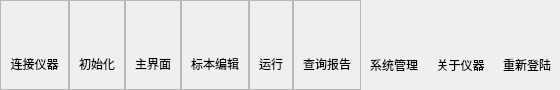
     <widget class="QWidget" name="widget" native="true">
      <property name="maximumSize">
       <size>
        <width>16777215</width>
        <height>90</height>
       </size>
      </property>
      <layout class="QHBoxLayout" name="horizontalLayout">
       <property name="spacing">
        <number>0</number>
       </property>
       <property name="leftMargin">
        <number>0</number>
       </property>
       <property name="topMargin">
        <number>0</number>
       </property>
       <property name="rightMargin">
        <number>0</number>
       </property>
       <property name="bottomMargin">
        <number>0</number>
       </property>
       <item>
        <widget class="MyFrame" name="frame">
         <property name="frameShape">
          <enum>QFrame::StyledPanel</enum>
         </property>
         <property name="frameShadow">
          <enum>QFrame::Raised</enum>
         </property>
         <layout class="QVBoxLayout" name="verticalLayout_2">
          <item>
           <widget class="QLabel" name="label_10">
            <property name="text">
             <string/>
            </property>
            <property name="pixmap">
             <pixmap resource="resource.qrc">:/img/resource/img/connection.png</pixmap>
            </property>
            <property name="alignment">
             <set>Qt::AlignCenter</set>
            </property>
           </widget>
          </item>
          <item>
           <widget class="QLabel" name="label">
            <property name="text">
             <string>连接仪器</string>
            </property>
            <property name="alignment">
             <set>Qt::AlignCenter</set>
            </property>
           </widget>
          </item>
         </layout>
        </widget>
       </item>
       <item>
        <widget class="MyFrame" name="frame_2">
         <property name="frameShape">
          <enum>QFrame::StyledPanel</enum>
         </property>
         <property name="frameShadow">
          <enum>QFrame::Raised</enum>
         </property>
         <layout class="QVBoxLayout" name="verticalLayout_3">
          <item>
           <widget class="QLabel" name="label_11">
            <property name="text">
             <string/>
            </property>
            <property name="pixmap">
             <pixmap resource="resource.qrc">:/img/resource/img/initialize.png</pixmap>
            </property>
            <property name="alignment">
             <set>Qt::AlignCenter</set>
            </property>
           </widget>
          </item>
          <item>
           <widget class="QLabel" name="label_2">
            <property name="text">
             <string>初始化</string>
            </property>
            <property name="alignment">
             <set>Qt::AlignCenter</set>
            </property>
           </widget>
          </item>
         </layout>
        </widget>
       </item>
       <item>
        <widget class="MyFrame" name="frame_3">
         <property name="frameShape">
          <enum>QFrame::StyledPanel</enum>
         </property>
         <property name="frameShadow">
          <enum>QFrame::Raised</enum>
         </property>
         <layout class="QVBoxLayout" name="verticalLayout_4">
          <item>
           <widget class="QLabel" name="label_12">
            <property name="text">
             <string/>
            </property>
            <property name="pixmap">
             <pixmap resource="resource.qrc">:/img/resource/img/home.png</pixmap>
            </property>
            <property name="alignment">
             <set>Qt::AlignCenter</set>
            </property>
           </widget>
          </item>
          <item>
           <widget class="QLabel" name="label_3">
            <property name="text">
             <string>主界面</string>
            </property>
            <property name="alignment">
             <set>Qt::AlignCenter</set>
            </property>
           </widget>
          </item>
         </layout>
        </widget>
       </item>
       <item>
        <widget class="MyFrame" name="frame_4">
         <property name="frameShape">
          <enum>QFrame::StyledPanel</enum>
         </property>
         <property name="frameShadow">
          <enum>QFrame::Raised</enum>
         </property>
         <layout class="QVBoxLayout" name="verticalLayout_5">
          <item>
           <widget class="QLabel" name="label_13">
            <property name="text">
             <string/>
            </property>
            <property name="pixmap">
             <pixmap resource="resource.qrc">:/img/resource/img/edit.png</pixmap>
            </property>
            <property name="alignment">
             <set>Qt::AlignCenter</set>
            </property>
           </widget>
          </item>
          <item>
           <widget class="QLabel" name="label_4">
            <property name="text">
             <string>标本编辑</string>
            </property>
            <property name="alignment">
             <set>Qt::AlignCenter</set>
            </property>
           </widget>
          </item>
         </layout>
        </widget>
       </item>
       <item>
        <widget class="MyFrame" name="frame_5">
         <property name="frameShape">
          <enum>QFrame::StyledPanel</enum>
         </property>
         <property name="frameShadow">
          <enum>QFrame::Raised</enum>
         </property>
         <layout class="QVBoxLayout" name="verticalLayout_6">
          <item>
           <widget class="QLabel" name="label_14">
            <property name="text">
             <string/>
            </property>
            <property name="pixmap">
             <pixmap resource="resource.qrc">:/img/resource/img/start.png</pixmap>
            </property>
            <property name="alignment">
             <set>Qt::AlignCenter</set>
            </property>
           </widget>
          </item>
          <item>
           <widget class="QLabel" name="label_5">
            <property name="text">
             <string>运行</string>
            </property>
            <property name="alignment">
             <set>Qt::AlignCenter</set>
            </property>
           </widget>
          </item>
         </layout>
        </widget>
       </item>
       <item>
        <widget class="MyFrame" name="frame_6">
         <property name="frameShape">
          <enum>QFrame::StyledPanel</enum>
         </property>
         <property name="frameShadow">
          <enum>QFrame::Raised</enum>
         </property>
         <layout class="QVBoxLayout" name="verticalLayout_7">
          <item>
           <widget class="QLabel" name="label_15">
            <property name="text">
             <string/>
            </property>
            <property name="pixmap">
             <pixmap resource="resource.qrc">:/img/resource/img/query.png</pixmap>
            </property>
            <property name="alignment">
             <set>Qt::AlignCenter</set>
            </property>
           </widget>
          </item>
          <item>
           <widget class="QLabel" name="label_6">
            <property name="text">
             <string>查询报告</string>
            </property>
            <property name="alignment">
             <set>Qt::AlignCenter</set>
            </property>
           </widget>
          </item>
         </layout>
        </widget>
       </item>
       <item>
        <widget class="MyFrame" name="frame_7">
         <layout class="QVBoxLayout" name="verticalLayout_8">
          <item>
           <widget class="QLabel" name="label_16">
            <property name="text">
             <string/>
            </property>
            <property name="pixmap">
             <pixmap resource="resource.qrc">:/img/resource/img/system.png</pixmap>
            </property>
            <property name="alignment">
             <set>Qt::AlignCenter</set>
            </property>
           </widget>
          </item>
          <item>
           <widget class="QLabel" name="label_7">
            <property name="text">
             <string>系统管理</string>
            </property>
            <property name="alignment">
             <set>Qt::AlignCenter</set>
            </property>
           </widget>
          </item>
         </layout>
        </widget>
       </item>
       <item>
        <widget class="MyFrame" name="frame_8">
         <layout class="QVBoxLayout" name="verticalLayout_9">
          <item>
           <widget class="QLabel" name="label_17">
            <property name="text">
             <string/>
            </property>
            <property name="pixmap">
             <pixmap resource="resource.qrc">:/img/resource/img/about.png</pixmap>
            </property>
            <property name="alignment">
             <set>Qt::AlignCenter</set>
            </property>
           </widget>
          </item>
          <item>
           <widget class="QLabel" name="label_8">
            <property name="text">
             <string>关于仪器</string>
            </property>
            <property name="alignment">
             <set>Qt::AlignCenter</set>
            </property>
           </widget>
          </item>
         </layout>
        </widget>
       </item>
       <item>
        <widget class="MyFrame" name="frame_9">
         <layout class="QVBoxLayout" name="verticalLayout_10">
          <item>
           <widget class="QLabel" name="label_18">
            <property name="text">
             <string/>
            </property>
            <property name="pixmap">
             <pixmap resource="resource.qrc">:/img/resource/img/login.png</pixmap>
            </property>
            <property name="alignment">
             <set>Qt::AlignCenter</set>
            </property>
           </widget>
          </item>
          <item>
           <widget class="QLabel" name="label_9">
            <property name="text">
             <string>重新登陆</string>
            </property>
            <property name="alignment">
             <set>Qt::AlignCenter</set>
            </property>
           </widget>
          </item>
         </layout>
        </widget>
       </item>
      </layout>
     </widget>
